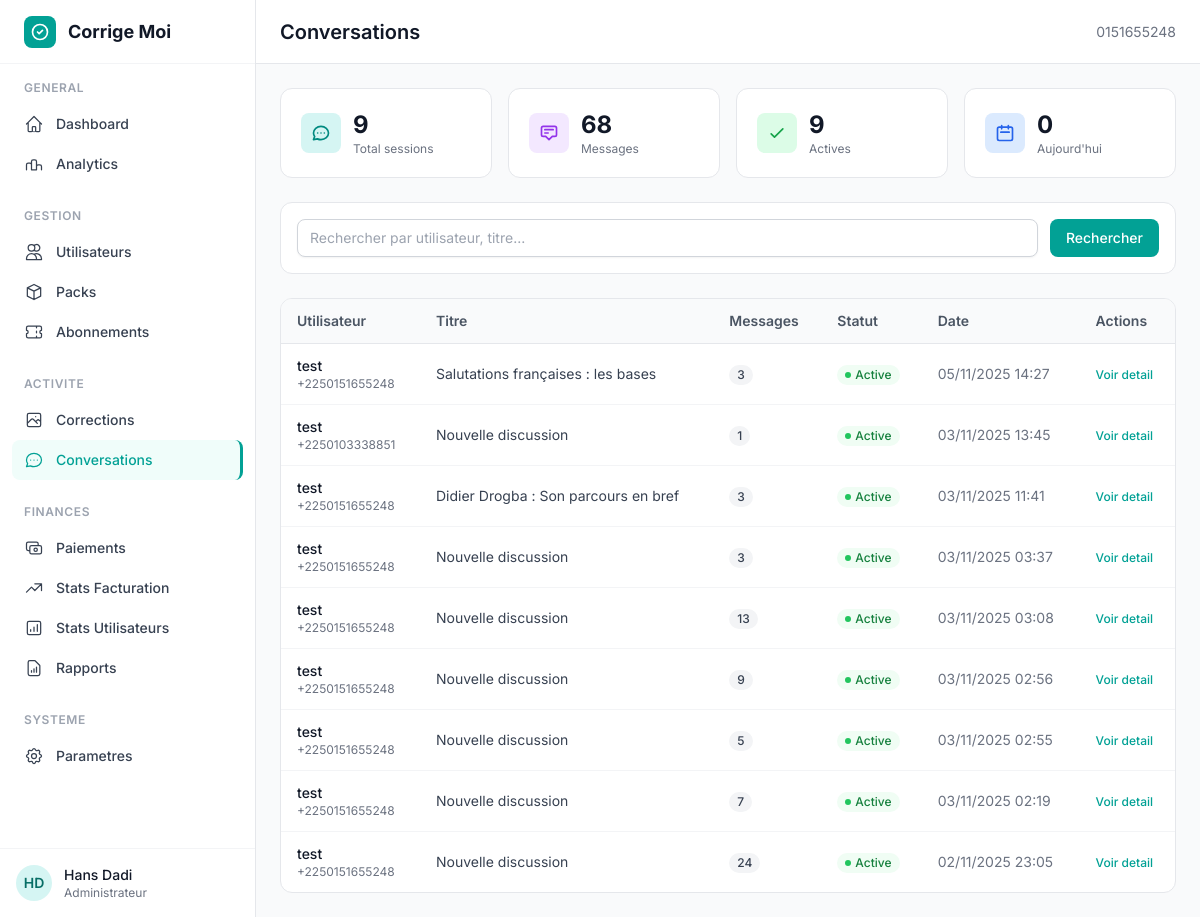
/custom-admin/conversations/ (signed in), run on an earlier commit of the app's database.
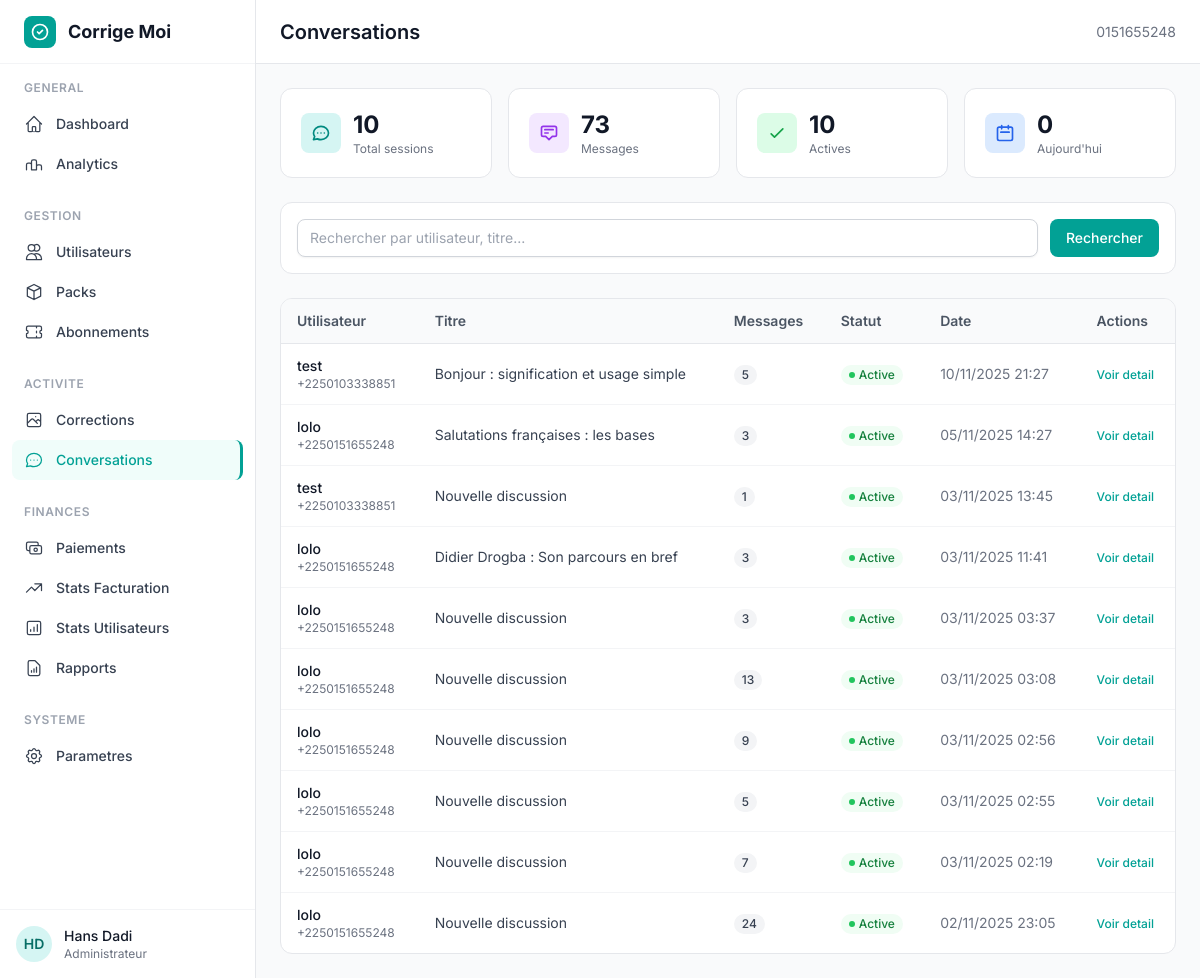
And on a later commit of the database.
### treatment/models.py (models this page shows, shortened)
class ChatSession(models.Model):
    id = models.UUIDField(primary_key=True, default=uuid.uuid4, editable=False)
    user = models.ForeignKey(CustomUser, on_delete=models.CASCADE, related_name='chat_sessions')
    title = models.CharField(max_length=200, blank=True)
    created_at = models.DateTimeField(default=timezone.now)
    updated_at = models.DateTimeField(auto_now=True)
    is_active = models.BooleanField(default=True)
    class Meta:
        ordering = ['-updated_at']

### authentification/models.py (models this page shows, shortened)
class CustomUser(AbstractBaseUser, PermissionsMixin):
    phone_number = models.CharField(
        max_length=15,
        unique=True,
        error_messages={
            'unique': _("Un utilisateur avec ce numéro de téléphone existe déjà.")
        }
    )
    email = models.EmailField(blank=True, null=True)
    first_name = models.CharField(max_length=50)
    last_name = models.CharField(max_length=50)
    is_active = models.BooleanField(default=True)
    is_staff = models.BooleanField(default=False)
    is_verified = models.BooleanField(default=False)
    country = models.CharField(max_length=100, blank=True, null=True)
    school_level = models.CharField(max_length=100, blank=True, null=True)
    institution = models.CharField(max_length=200, blank=True, null=True)
    age = models.PositiveIntegerField(blank=True, null=True)
    date_joined = models.DateTimeField(default=timezone.now)
    USERNAME_FIELD = 'phone_number'
    REQUIRED_FIELDS = ['first_name', 'last_name']
    objects = CustomUserManager()

### custom_admin/views.py (the view)
# urls.py: path('conversations/', views.admin_conversations, name='conversations'),
@login_required
def admin_conversations(request):
    if not request.user.is_staff:
        return render(request, 'custom_admin/403.html', status=403)
    sessions = ChatSession.objects.select_related('user').annotate(
        message_count=Count('messages')
    ).order_by('-created_at')
    search = request.GET.get('q', '')
    if search:
        sessions = sessions.filter(
            Q(user__phone_number__icontains=search) |
            Q(title__icontains=search)
        )
    total_sessions  = ChatSession.objects.count()
    total_messages  = ChatMessage.objects.count()
    active_sessions = ChatSession.objects.filter(is_active=True).count()
    today_sessions  = ChatSession.objects.filter(created_at__date=timezone.now().date()).count()
    paginator = Paginator(sessions, 20)
    page_obj  = paginator.get_page(request.GET.get('page'))
    return render(request, 'custom_admin/admin/conversations.html', {
        'page_obj': page_obj,
        'total_sessions': total_sessions,
        'total_messages': total_messages,
        'active_sessions': active_sessions,
        'today_sessions': today_sessions,
        'search': search,
    })

### custom_admin/templates/custom_admin/admin/conversations.html (shortened to what the changed rows need)
{% extends "custom_admin/base_admin.html" %}
{% block page_title %}Conversations{% endblock %}
{% block content %}
<div class="grid grid-cols-1 sm:grid-cols-2 lg:grid-cols-4 gap-4 mb-6">
    <div class="stat-card bg-white rounded-xl border border-gray-200 p-5">
        <div class="flex items-center gap-3">
            <div>
                <p class="text-2xl font-bold text-gray-900">{{ total_sessions }}</p>
                <p class="text-xs text-gray-500">Total sessions</p>
            </div>
        </div>
    </div>
    <div class="stat-card bg-white rounded-xl border border-gray-200 p-5">
        <div class="flex items-center gap-3">
            <div>
                <p class="text-2xl font-bold text-gray-900">{{ total_messages }}</p>
                <p class="text-xs text-gray-500">Messages</p>
            </div>
        </div>
    </div>
    <div class="stat-card bg-white rounded-xl border border-gray-200 p-5">
        <div class="flex items-center gap-3">
            <div>
                <p class="text-2xl font-bold text-gray-900">{{ active_sessions }}</p>
                <p class="text-xs text-gray-500">Actives</p>
            </div>
        </div>
    </div>
</div>
<div class="bg-white rounded-xl border border-gray-200 overflow-hidden">
    <div class="overflow-x-auto">
        <table class="w-full text-sm">
            <thead>
                <tr class="bg-gray-50 border-b border-gray-200">
                    <th class="text-left px-4 py-3 font-semibold text-gray-600">Utilisateur</th>
                    <th class="text-left px-4 py-3 font-semibold text-gray-600">Titre</th>
                    <th class="text-left px-4 py-3 font-semibold text-gray-600">Messages</th>
                    <th class="text-left px-4 py-3 font-semibold text-gray-600">Statut</th>
                    <th class="text-left px-4 py-3 font-semibold text-gray-600">Date</th>
                    <th class="text-left px-4 py-3 font-semibold text-gray-600">Actions</th>
                </tr>
            </thead>
            <tbody class="divide-y divide-gray-100">
                {% for session in page_obj %}
                <tr class="hover:bg-gray-50 transition-colors">
                    <td class="px-4 py-3">
                        <p class="font-medium text-gray-900">{{ session.user.first_name|default:session.user.phone_number }}</p>
                        <p class="text-xs text-gray-500">{{ session.user.phone_number }}</p>
                    </td>
                    <td class="px-4 py-3 text-gray-700">{{ session.title|default:"Sans titre"|truncatewords:8 }}</td>
                    <td class="px-4 py-3">
                        <span class="inline-flex items-center bg-gray-100 text-gray-700 px-2 py-0.5 rounded-full text-xs font-medium">
                            {{ session.message_count }}
                        </span>
                    </td>
                    <td class="px-4 py-3">
                        {% if session.is_active %}
                        <span class="inline-flex items-center gap-1 text-green-700 bg-green-50 px-2 py-0.5 rounded-full text-xs font-medium">
                            <span class="w-1.5 h-1.5 rounded-full bg-green-500"></span>
                            Active
                        </span>
                        {% else %}
                        <span class="inline-flex items-center gap-1 text-gray-500 bg-gray-100 px-2 py-0.5 rounded-full text-xs font-medium">
                            <span class="w-1.5 h-1.5 rounded-full bg-gray-400"></span>
                            Terminee
                        </span>
                        {% endif %}
                    </td>
                    <td class="px-4 py-3 text-gray-500">{{ session.created_at|date:"d/m/Y H:i" }}</td>
                    <td class="px-4 py-3">
                        <a href="{% url 'custom_admin:conversation_detail' session_id=session.id %}" class="text-brand-500 hover:text-brand-700 font-medium text-xs">
                            Voir detail
                        </a>
                    </td>
                </tr>
                {% empty %}
                <tr>
                    <td colspan="6" class="px-4 py-8 text-center text-gray-400">Aucune conversation trouvee.</td>
                </tr>
                {% endfor %}
            </tbody>
        </table>
    </div>
</div>
{% endblock %}

What changed in the data, as far as the page shows it:
added ChatSession: user.first_name "test", user.phone_number "+2250103338851", title "Bonjour : signification et usage simple", message_count "5", is_active True (drawn), created_at "10/11/2025 21:27"
changed through a linked row, ChatSession "Salutations françaises : les bases": user.first_name "test" → "lolo"
changed through a linked row, ChatSession "Didier Drogba : Son parcours en bref": user.first_name "test" → "lolo"
changed through a linked row, ChatSession (number 5 of 10 on the later page): user.first_name "test" → "lolo"
changed through a linked row, ChatSession (number 6 of 10 on the later page): user.first_name "test" → "lolo"
changed through a linked row, ChatSession (number 7 of 10 on the later page): user.first_name "test" → "lolo"
changed through a linked row, ChatSession (number 8 of 10 on the later page): user.first_name "test" → "lolo"
changed through a linked row, ChatSession (number 9 of 10 on the later page): user.first_name "test" → "lolo"
changed through a linked row, ChatSession (number 10 of 10 on the later page): user.first_name "test" → "lolo"
Also different on the page:
{{ total_sessions }}: "9" → "10"
{{ total_messages }}: "68" → "73"
{{ active_sessions }}: "9" → "10"
